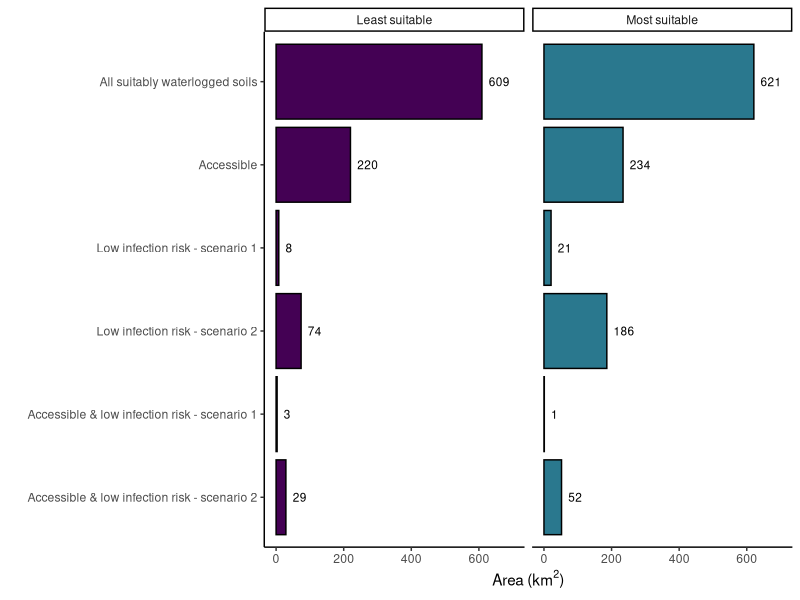

Source code (R):
#=== Plot for Fig 5 - summary of restorable refugia ===#

library(tidyverse)

refugia <- read.csv("Model-outputs/Output-summaries/Area_suitable-2025-01-27.csv", header=TRUE)

refugia["Scenario"][refugia["Scenario"] == "All"] <- "All suitably waterlogged soils"
refugia["Scenario"][refugia["Scenario"] == "IR1"] <- "Low infection risk - scenario 1"
refugia["Scenario"][refugia["Scenario"] == "IR2"] <- "Low infection risk - scenario 2"
refugia["Scenario"][refugia["Scenario"] == "Accessible_IR1"] <- "Accessible & low infection risk - scenario 1"
refugia["Scenario"][refugia["Scenario"] == "Accessible_IR2"] <- "Accessible & low infection risk - scenario 2"

refugia["Intensity"][refugia["Intensity"] == "High"] <- "Most suitable"
refugia["Intensity"][refugia["Intensity"] == "Low"] <- "Least suitable"

#Re-order the factor levels for graphical display
refugia$Scenario = factor(refugia$Scenario,levels=c("Accessible & low infection risk - scenario 2",
                                                    "Accessible & low infection risk - scenario 1",
                                                    "Low infection risk - scenario 2",    
                                                    "Low infection risk - scenario 1",
                                                    "Accessible",
                                                    "All suitably waterlogged soils")) 

BPl <- ggplot(data = subset(refugia, Scenario != "Total"), 
              aes(x=Scenario,y=Waterlogged_area_km2,fill = Intensity)) +
        geom_bar(stat = "identity",position = "stack",color="black",width = 0.9,show.legend=FALSE) +
        facet_wrap(~factor(Intensity)) +      
        scale_fill_manual(values = c("#440154","#2a788e")) +
        labs(y = expression(paste("Area (",km^2,")")),
            x = "",
            fill = "Predicted relative abundance") +
        lims(y=c(0,700)) +
        theme_classic() +
        coord_flip() +
        geom_text(aes(x=Scenario,y=Waterlogged_area_km2+20,label=round(Waterlogged_area_km2,0)), 
            stat="identity",
            position="stack",hjust="left",size = 3,color="black")
       #theme(legend.position = c(0.7, 0.2))
            #axis.text.x = element_text(size = 11),
            #axis.text.y = element_text(size = 11),
            #legend.text = element_text(size = 11),
            #legend.title = element_text(size = 12))


ggsave(BPl,
       filename=paste0("Model-outputs/Fig5.tif"),
       device="tiff",
       height=9, width = 16, units = "cm",dpi="print")